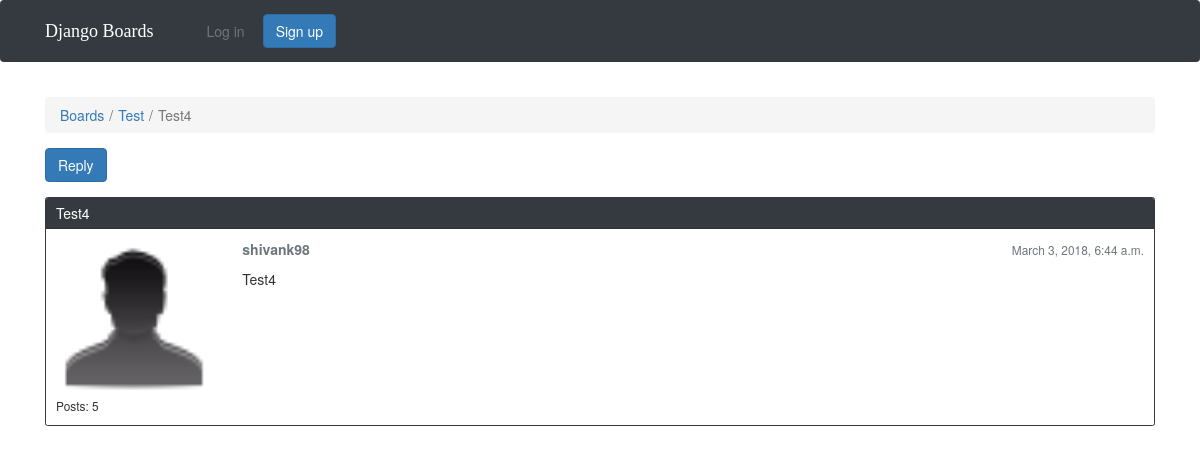
Before: /boards/1/topics/5/ with the older database file.
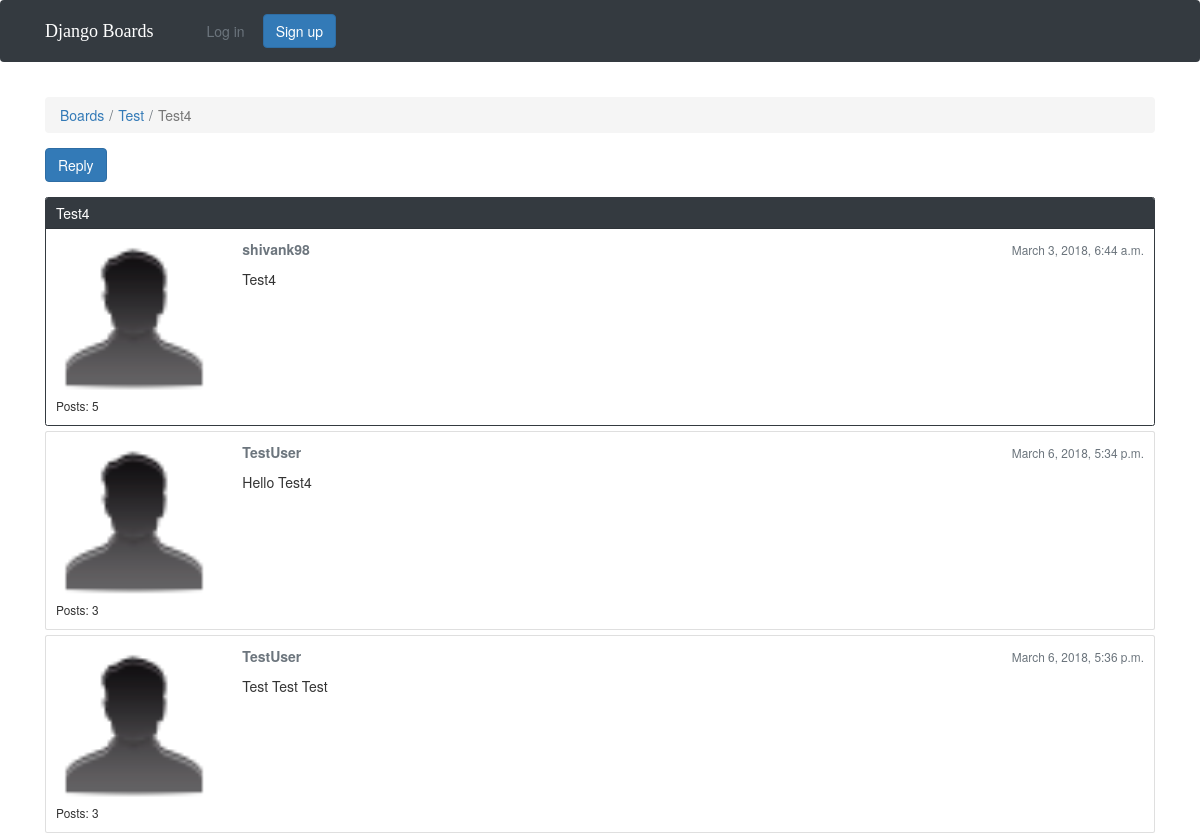
After: the same page with the newer database file.
### boards/models.py (models this page shows, shortened)
class Topic(models.Model):
	subject = models.CharField(max_length=255)
	last_updated = models.DateTimeField(auto_now_add=True)
	board = models.ForeignKey(Board, related_name='topics')
	starter = models.ForeignKey(User, related_name='topics')

class Board(models.Model):
	name = models.CharField(max_length=20, unique=True)
	description = models.CharField(max_length=100)

class Post(models.Model):
	message = models.TextField(max_length = 4000)
	topic = models.ForeignKey(Topic, related_name='posts')
	created_at = models.DateTimeField(auto_now_add=True)
	updated_at = models.DateTimeField(null=True)
	created_by = models.ForeignKey(User, related_name= 'posts')
	updated_by = models.ForeignKey(User, null=True, related_name='+')

### boards/views.py (the view)
# urls.py: url(r'^boards/(?P<pk>\d+)/topics/(?P<topic_pk>\d+)/$', views.topic_posts, name='topic_posts'),
def topic_posts(request, pk, topic_pk):
    topic = get_object_or_404(Topic, board__pk=pk, pk=topic_pk)
    return render(request, 'topic_posts.html', {'topic': topic})

### templates/topic_posts.html (shortened to what this page needs)
{% extends 'base.html' %}
{% load static %}
{% block breadcrumb %}
  <li class="breadcrumb-item"><a href="{% url 'home' %}">Boards</a></li>
  <li class="breadcrumb-item"><a href="{% url 'board_topics' topic.board.pk %}">{{ topic.board.name }}</a></li>
  <li class="breadcrumb-item active">{{ topic.subject }}</li>
{% endblock %}
{% block content %}
  <div class="mb-4">
    <a href="#" class="btn btn-primary" role="button">Reply</a>
  </div>
  {% for post in topic.posts.all %}
     <div class="card mb-2 {% if forloop.first %}border-dark{% endif %}">
    {% if forloop.first %}
      <div class="card-header text-white bg-dark py-2 px-3">{{ topic.subject }}</div>
    {% endif %}
      <div class="card-body p-3">
        <div class="row">
          <div class="col-2">
            <img src="{% static 'img/avatar.png' %}" alt="{{ post.created_by.username }}" class="w-100">
            <small>Posts: {{ post.created_by.posts.count }}</small>
          </div>
          <div class="col-10">
            <div class="row mb-3">
              <div class="col-6">
                <strong class="text-muted">{{ post.created_by.username }}</strong>
              </div>
              <div class="col-6 text-right">
                <small class="text-muted">{{ post.created_at }}</small>
              </div>
            </div>
            {{ post.message }}
          </div>
        </div>
      </div>
    </div>
  {% endfor %}
{% endblock %}

### templates/base.html (shortened to what this page needs)
{% load static %}<!DOCTYPE html>
<html>
  <head>
    <link rel="stylesheet" href="{% static 'css/bootstrap.min.css' %}">
    <link rel="stylesheet" href="{% static 'css/app.css' %}">
  </head>
  <body>
    {% block body %}
     <nav class="navbar navbar-expand-sm navbar-dark bg-dark">
  <div class="container">
    <a class="navbar-brand" href="{% url 'home' %}">Django Boards</a>
    <div class="collapse navbar-collapse" id="mainMenu">
      {% if user.is_authenticated %}
        <ul class="navbar-nav ml-auto">
          <li class="nav-item dropdown">
            <a class="nav-link dropdown-toggle" href="#" id="userMenu" data-toggle="dropdown" aria-haspopup="true" aria-expanded="false">
              {{ user.username }}
            </a>
            <div class="dropdown-menu dropdown-menu-right" aria-labelledby="userMenu">
              <a class="dropdown-item" href="#">My account</a>
              <a class="dropdown-item" href="#">Change password</a>
              <div class="dropdown-divider"></div>
              <a class="dropdown-item" href="{% url 'logout' %}">Log out</a>
            </div>
          </li>
        </ul>
      {% else %}
        <form class="form-inline ml-auto">
          <a href="#" class="btn btn-outline-secondary">Log in</a>
          <a href="{% url 'signup' %}" class="btn btn-primary ml-2">Sign up</a>
        </form>
      {% endif %}
    </div>
  </div>
</nav>
      <div class="container">
        <ol class="breadcrumb my-4">
          {% block breadcrumb %}
          {% endblock %}
        </ol>
        {% block content %}
        {% endblock %}
      </div>
    {% endblock body %}
   <link rel="stylesheet" href="https://maxcdn.bootstrapcdn.com/bootstrap/3.3.7/css/bootstrap.min.css">
  </body>
</html>

### static/css/app.css (style rules this page uses)
.navbar-brand { font-family: 'Peralta', cursive; }

Changed rows visible on the page:
added Post: created_by.posts.count "3", created_by.username "TestUser", created_at "March 6, 2018, 5:34 p.m.", message "Hello Test4"
added Post: created_by.posts.count "3", created_by.username "TestUser", created_at "March 6, 2018, 5:36 p.m.", message "Test Test Test"
